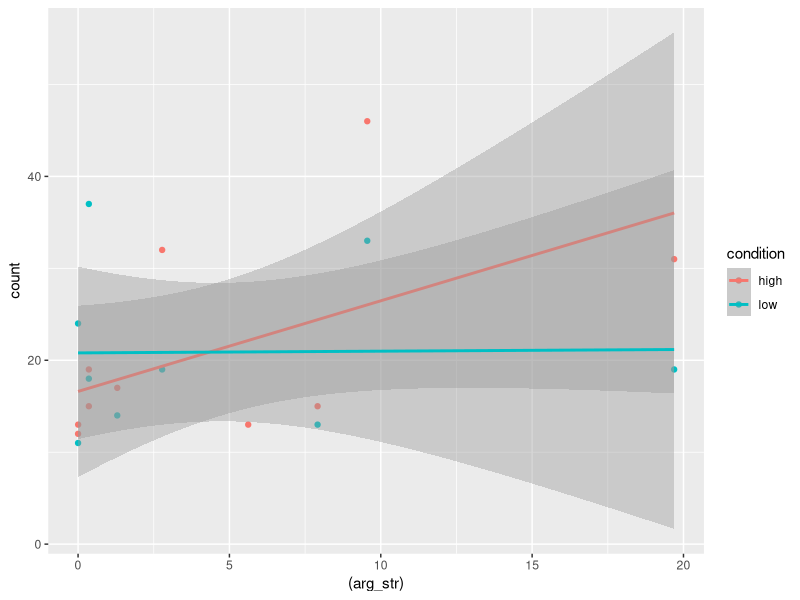

This chart was generated by the following R code:
library(tidyverse)

d1 = read_csv('data-batch-1.csv') %>% 
  filter(
    # remove test runs by MF
    ! submission_id %in% c(43, 65,66),
    trial_name == "main_trials"
  ) 

d2 = read_csv('data-batch-2.csv') %>% 
  filter(
    prolific_id != "testmf",
    trial_name == "main_trials"
  )
  
d = full_join(
  select(d1, condition, response, stimulus, column_number, bias),
  select(d2, condition, response, stimulus, column_number, bias)
)

counts =  d %>% 
  group_by(condition, response) %>% 
  tally() %>% 
  pivot_wider(
    names_from = condition,
    values_from = n
  )

counts %>% arrange(- high) %>% head()
counts %>% arrange(- low) %>% head()
  
## semantics of expressions ----


evaluate_quantifier = function(quantifier, bool_vector) {
  case_when(
    quantifier == "all"  ~ sum(bool_vector) == length(bool_vector),
    quantifier == "some" ~ sum(bool_vector) >= 1,
    quantifier == "many" ~ sum(bool_vector) > 0.3 * length(bool_vector),
    quantifier == "most" ~ sum(bool_vector) > 0.5 * length(bool_vector),
    quantifier == "none" ~ sum(bool_vector) == 0,
    quantifier == "few"  ~ sum(bool_vector) <= 0.3 * length(bool_vector)
  )
}

evaluate_predicate = function(resp, stimulus){
  if (resp[3] == "wrong") {
    return(1 - stimulus)
  } 
  else {
    return(stimulus)
  }
}

evaluate_truth = function(resp, stimulus) {
  resp = resp %>% str_split("\\|", simplify = F) %>% unlist()
  stimulus = evaluate_predicate(resp, stimulus)
  stimulus = map_dbl(
    1:nrow(stimulus), 
    function(i) {
      evaluate_quantifier(resp[2], stimulus[i,])  
    }
  )
  evaluate_quantifier(resp[1], stimulus)
}


# calculate the probability that a single quantifier
# statement is true for a given bias and number of observations
calculate_probability_quantifier = function(quantifier, bias, n_observations) {
  case_when(
    quantifier == "all"  ~ dbinom(x= n_observations, size = n_observations, prob = bias) %>% sum,
    quantifier == "some" ~ dbinom(x= 1:n_observations, size = n_observations, prob = bias) %>% sum,
    quantifier == "many" ~ dbinom(x= ceiling(0.3*n_observations):n_observations, size = n_observations, prob = bias) %>% sum,
    quantifier == "most" ~ dbinom(x= ceiling(0.5*n_observations):n_observations, size = n_observations, prob = bias) %>% sum,
    quantifier == "none" ~ dbinom(x= 0, size = n_observations, prob = bias) %>% sum,
    quantifier == "few"  ~ dbinom(x= 0:ceiling(0.3*n_observations), size = n_observations, prob = bias) %>% sum
  )
}

# calculate the probability P(sentence|H) analytically
# for a given bias (=hypothesis)
calculate_probability = function(resp, bias) {
  #unpack sentence
  resp = resp %>% str_split("\\|", simplify = F) %>% unlist()
  # reverse success probability if predicate is "wrong"
  bias = ifelse(resp[3] == "wrong", 1-bias, bias)
  # get probability of inner quantifier being true or a single itm
  inner_prob = calculate_probability_quantifier(resp[2], bias, 12)
  # get probability of outer quantifier statement
  calculate_probability_quantifier(resp[1], inner_prob, 5)
}

calculate_probability("all|all|right", 0.8)
calculate_probability("some|all|right", 0.8)

get_truth_value = function(example_index) {
  
  resp     = d$response[example_index]
  stimulus = d$stimulus[example_index] %>% str_split("\\|", simplify = F) %>% unlist()
  
  if (length(stimulus) <= d$column_number[example_index]) {
    return(NA)
  }
  else {
    stimulus = stimulus %>% as.numeric() %>% matrix(byrow = T, ncol = d$column_number[example_index])
    stimulus = 1 - stimulus
  }

  evaluate_truth(resp, stimulus)
  
}

truth = map_lgl(1:nrow(d), function(i){
  get_truth_value(i)
})

d$truth = truth

# truth = truth[!is.na(truth)]
# (sum(truth) / length(truth)) %>% show()

d %>% group_by(condition, bias) %>% 
  summarise(
    mean_true = mean(truth, na.rm = T)
  ) %>% show()

## calculate probabilities with MC

# mc_probability = function(bias, n_samples = 100) {
#   out = expand_grid(
#     outer = c("all", "some", "most", "none", "many", "few"),
#     inner = c("all", "some", "most", "none", "many", "few"),
#     predicate = c("right", "wrong"),
#     bias = bias
#   ) %>% 
#     group_by(outer, inner, predicate) %>% 
#     mutate(
#       response = paste0(outer, "|", inner, "|", predicate),
#       probability = sum(map_dbl(1:n_samples, function(i){
#         stimulus = sample(0:1, prob = c(1-bias, bias), size = 5*12, replace = T) %>% matrix(ncol=12)
#         evaluate_truth(response, stimulus)
#       })) / n_samples
#   )
#   out
# }

# out_75 = mc_probability(0.75, 10)
# out_25 = mc_probability(0.25, 10)

# calculate argumentative strength for a given bias
get_argument_strength = function(bias) {
  out = expand_grid(
    outer = c("all", "some", "most", "none", "many", "few"),
    inner = c("all", "some", "most", "none", "many", "few"),
    predicate = c("right", "wrong"),
    bias = bias
  ) %>% 
    group_by(outer, inner, predicate) %>% 
    mutate(
      sentence = paste0(outer, "|", inner, "|", predicate),
      bias = bias,
      probability = calculate_probability(sentence, bias)
    )
  out
}

get_argument_strength(0.8)

arg_strength = rbind(get_argument_strength(0.2), get_argument_strength(0.8)) %>% 
  pivot_wider(
    names_from = bias,
    names_prefix = "bias_",
    values_from = probability
  ) %>% 
  mutate(
    arg_str = log(bias_0.8) - log(bias_0.2)
  ) %>% 
  ungroup() %>% 
  select(sentence, arg_str, bias_0.2, bias_0.8) %>% 
  rename(response = sentence)

plot_data = counts %>% ungroup() %>% 
  pivot_longer(
    -response,
    names_to = "condition",
    values_to = "count"
  ) %>% 
  full_join(arg_strength) %>% 
  mutate(
    arg_str = ifelse(condition == "high", arg_str, -arg_str)
  )
  
plot_data %>%
  filter(count > 10 ) %>%
  ggplot(aes(y = count, x = (arg_str), color = condition)) + 
  geom_point() +
  geom_smooth(method = "lm")
